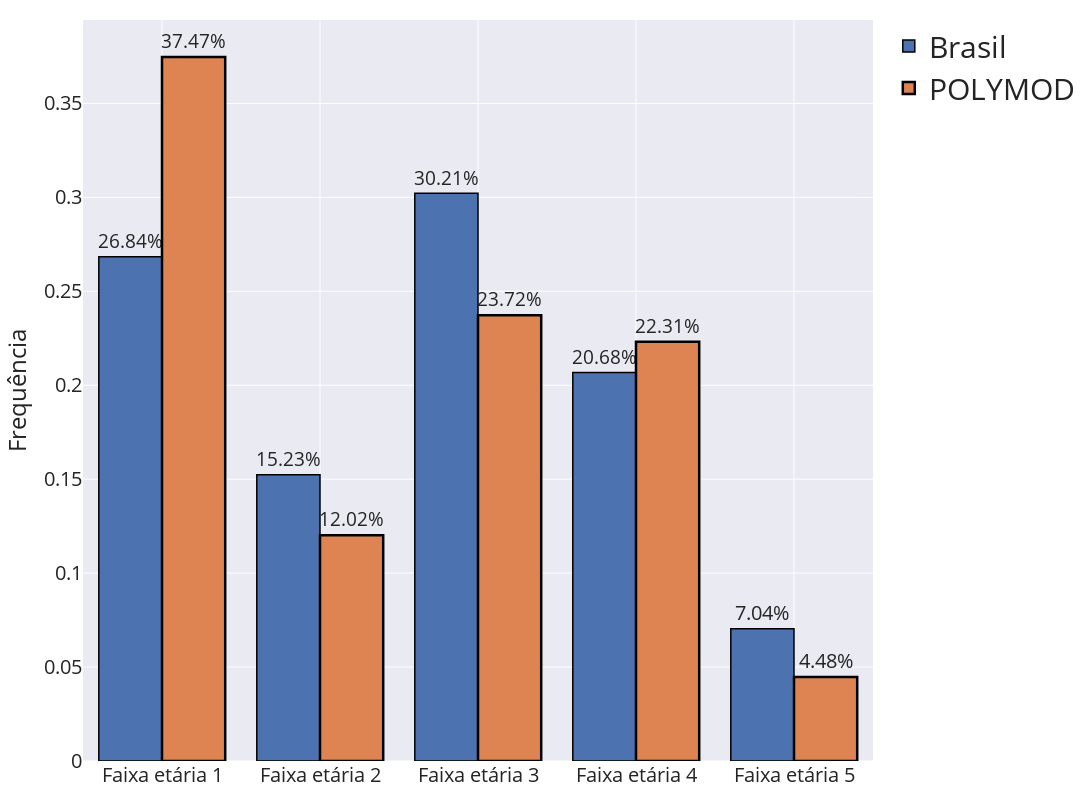

The code cell stored with this chart in its notebook:
### Code cell
fig = go.Figure()

# Adiciona os dados ao gráfico de barras
fig.add_trace(go.Bar(
    x = [ f"Faixa etária {i+1}" for i in range(0,5) ],
    y=soma[1:]/np.sum(soma),      # Valores no eixo Y
    text = soma[1:]/np.sum(soma),
    texttemplate='%{text:.2%}',
    textposition='outside',
    marker=dict(
        line=dict(
            color='black',  # Cor do contorno das barras
            width=1.5       # Largura do contorno
        )
    ),
    name= 'Brasil'
))
s = np.unique(faixas,return_counts = True)[1]
fig.add_trace(go.Bar(
    x = [ f"Faixa etária {i+1}" for i in range(0,5) ],
    y=s/np.sum(s),      # Valores no eixo Y
    text = s/np.sum(s),
    texttemplate='%{text:.2%}',
    textposition='outside',
    marker=dict(
        line=dict(
            color='black',  # Cor do contorno das barras
            width=2.5       # Largura do contorno
        )
    ),
    name= 'POLYMOD'
))


# Configurações do layout
fig.update_layout(
    yaxis_title="Frequência",
    bargap=0.2  # Espaçamento entre as barras
)

fig.update_layout(
    height = 800,
    width=1200,  # Largura do gráfico em pixels
    #xaxis=dict(title='P',tickfont=dict(size=18)),
    template = "seaborn",
    paper_bgcolor='rgba(0,0,0,0)',
    font=dict(
        size=20,
    ),
    legend=dict(
        font=dict(
            size=30,
        )
    )
)
s = 20
fig.update_layout(margin=dict(l=s, r=s, t=s, b=s))

# Exibe o gráfico
fig.show()
fig.write_image('./img/faixas_brasil_polymod.png')

### Figure 1 — Plotly figure (JSON) as saved in the notebook; plotly's stock layout.template omitted (floating-point values rounded to 4 significant figures)
{"data": [{"marker": {"line": {"color": "black", "width": 1.5}}, "name": "Brasil", "text": [0.2684, 0.1523, 0.3021, 0.2068, 0.07038], "textposition": "outside", "texttemplate": "%{text:.2%}", "type": "bar", "x": ["Faixa etária 1", "Faixa etária 2", "Faixa etária 3", "Faixa etária 4", "Faixa etária 5"], "y": [0.2684, 0.1523, 0.3021, 0.2068, 0.07038]}, {"marker": {"line": {"color": "black", "width": 2.5}}, "name": "POLYMOD", "text": [0.3747, 0.1202, 0.2372, 0.2231, 0.04476], "textposition": "outside", "texttemplate": "%{text:.2%}", "type": "bar", "x": ["Faixa etária 1", "Faixa etária 2", "Faixa etária 3", "Faixa etária 4", "Faixa etária 5"], "y": [0.3747, 0.1202, 0.2372, 0.2231, 0.04476]}], "layout": {"bargap": 0.2, "font": {"size": 20}, "height": 800, "legend": {"font": {"size": 30}}, "margin": {"b": 20, "l": 20, "r": 20, "t": 20}, "paper_bgcolor": "rgba(0,0,0,0)", "width": 1200, "yaxis": {"title": {"text": "Frequência"}}}}
